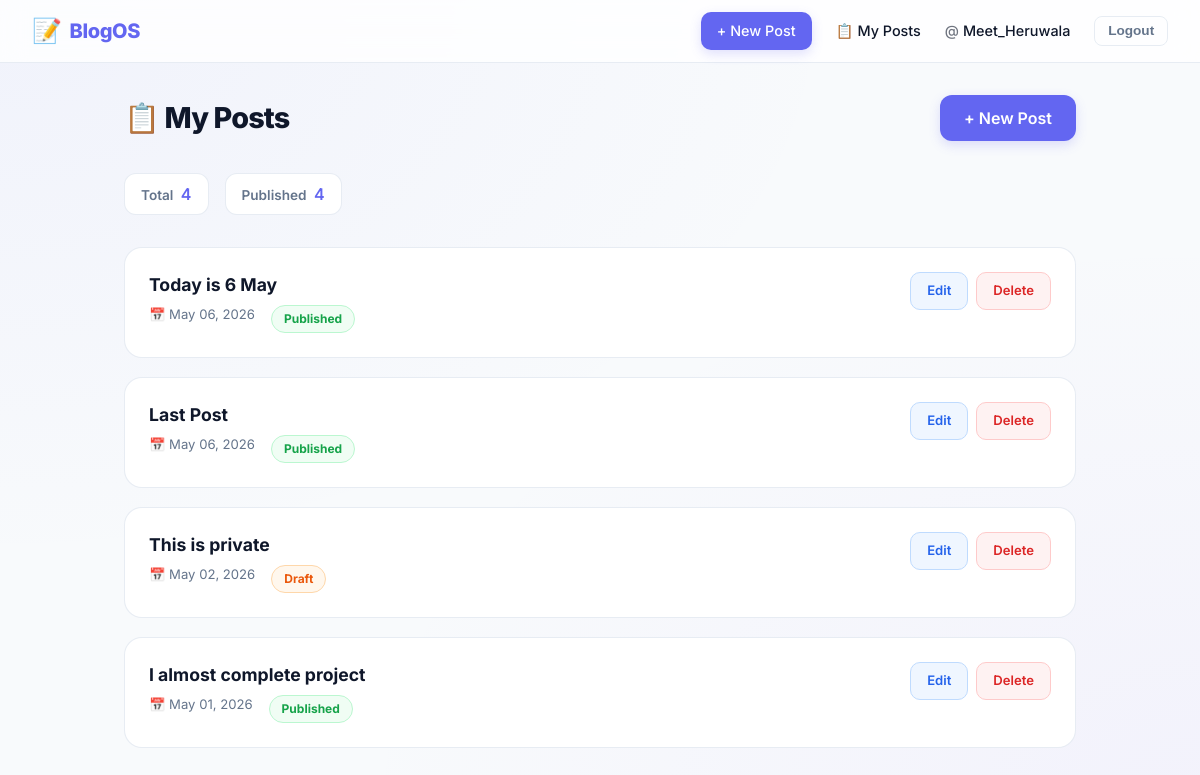
Screenshot of /blog/my-posts/ (signed in) with the database file from the repository.
### blog/models.py (models this page shows, shortened)
class Post(models.Model):
    title = models.CharField(max_length=200)
    content = models.TextField()
    author = models.ForeignKey(User, on_delete=models.CASCADE, related_name='posts')
    created_at = models.DateTimeField(auto_now_add=True)
    updated_at = models.DateTimeField(auto_now=True)
    published = models.BooleanField(default=True)
    class Meta:
        ordering = ['-created_at']  # newest posts first

### blog/views.py (the view)
# urls.py: path('my-posts/', views.my_posts, name='my_posts'),
@login_required
def my_posts(request):
    posts = Post.objects.filter(author=request.user).order_by('-created_at')
    return render(request, 'blog/my_posts.html', {'posts': posts})

### templates/blog/my_posts.html (shortened to what this page needs)
{% extends 'base.html' %}
{% block content %}
<div class="page-header">
    <h1 class="page-title">📋 My Posts</h1>
    <a href="{% url 'blog:post_create' %}" class="btn-primary">+ New Post</a>
</div>
{% if posts %}
    <div class="stats-bar">
        <div class="stat-chip">
            Total <span>{{ posts.count }}</span>
        </div>
        <div class="stat-chip">
            Published <span>{{ posts.count }}</span>
        </div>
    </div>
    {% for post in posts %}
    <div class="post-card" style="animation-delay: 0.{{ forloop.counter }}s;">
        <div class="post-info">
            <a href="{% url 'blog:post_detail' post.pk %}" class="post-title">
                {{ post.title }}
            </a>
            <div class="post-meta">
                <span>📅 {{ post.created_at|date:"M d, Y" }}</span>
                {% if post.published %}
                    <span class="badge badge-published">Published</span>
                {% else %}
                    <span class="badge badge-draft">Draft</span>
                {% endif %}
            </div>
        </div>
        <div class="post-actions">
            <a href="{% url 'blog:post_edit' post.pk %}" class="action-btn btn-edit">Edit</a>
            <a href="{% url 'blog:post_delete' post.pk %}" class="action-btn btn-delete">Delete</a>
        </div>
    </div>
    {% endfor %}
{% endif %}
{% endblock %}

### templates/base.html (shortened to what this page needs)
<!DOCTYPE html>
<html lang="en">
<head>
</head>
<body>
<nav>
    <a class="nav-brand" href="{% url 'blog:home' %}">
        <span style="font-size: 1.5rem;">📝</span> BlogOS
    </a>
    <div class="nav-links">
        {% if user.is_authenticated %}
            <a href="{% url 'blog:post_create' %}" class="nav-cta">+ New Post</a>
            <a href="{% url 'blog:my_posts' %}" style="display:flex;align-items:center;gap:0.3rem;">
                📋 My Posts
            </a>
            <a href="{% url 'accounts:profile' %}">
                <span style="opacity: 0.6; margin-right: 4px;">@</span>{{ user.username }}
            </a>
            <form method="post" action="{% url 'logout' %}" style="display:inline">
                <button type="submit" class="logout-btn">Logout</button>
            </form>
        {% else %}
            <a href="{% url 'login' %}">Login</a>
            <a href="{% url 'accounts:register' %}" class="nav-cta">Get Started</a>
        {% endif %}
    </div>
</nav>
<div class="container">
    {% block content %}{% endblock %}
</div>
</body>
</html>

### templates/base.html (style rules this page uses)
:root { --primary: #6366f1; --primary-hover: #4f46e5; --bg: #f8fafc; --nav-bg: rgba(255, 255, 255, 0.8); --text-main: #0f172a; --text-muted: #64748b; --border: rgba(226, 232, 240, 0.8); }
* { box-sizing: border-box; margin: 0; padding: 0; }
body { font-family: 'Inter', system-ui, -apple-system, sans-serif; background-color: var(--bg); background-image: radial-gradient(at 0% 0%, rgba(99, 102, 241, 0.05) 0px, transparent 50%), radial-gradient(at 100% 100%, rgba(139, 92, 246, 0.05) 0px, transparent 50%); color: var(--text-main); line-height: 1.5; min-height: 100vh; }
nav { position: sticky; top: 0; z-index: 100; background: var(--nav-bg); backdrop-filter: blur(12px); -webkit-backdrop-filter: blur(12px); border-bottom: 1px solid var(--border); padding: 0.75rem 2rem; display: flex; justify-content: space-between; align-items: center; transition: all 0.3s ease; }
.nav-brand { font-size: 1.25rem; font-weight: 800; color: var(--primary); text-decoration: none; display: flex; align-items: center; gap: 0.5rem; letter-spacing: -0.02em; }
.nav-links { display: flex; align-items: center; gap: 1.5rem; }
.nav-links a { color: var(--text-main); text-decoration: none; font-size: 0.9rem; font-weight: 500; transition: color 0.2s ease; }
.nav-cta { background: var(--primary); color: white !important; padding: 0.5rem 1rem; border-radius: 10px; box-shadow: 0 4px 12px rgba(99, 102, 241, 0.2); }
.logout-btn { background: transparent; border: 1px solid var(--border); color: var(--text-muted); padding: 0.4rem 0.8rem; border-radius: 8px; cursor: pointer; font-size: 0.85rem; font-weight: 600; transition: all 0.2s; }
.container { max-width: 1000px; margin: 0 auto; padding: 2rem 1.5rem; }

### templates/blog/my_posts.html (style rules this page uses)
.page-header { display: flex; justify-content: space-between; align-items: center; margin-bottom: 2rem; animation: fadeInUp 0.6s ease-out forwards; }
.page-title { font-size: 1.8rem; font-weight: 800; color: var(--text-main); letter-spacing: -0.03em; }
.stats-bar { display: flex; gap: 1rem; margin-bottom: 2rem; animation: fadeInUp 0.6s ease-out 0.1s backwards; }
.stat-chip { background: white; border: 1px solid var(--border); border-radius: 12px; padding: 0.5rem 1rem; font-size: 0.85rem; font-weight: 600; color: var(--text-muted); }
.stat-chip span { color: var(--primary); font-size: 1rem; margin-left: 4px; }
.post-card { background: white; border: 1px solid var(--border); border-radius: 18px; padding: 1.5rem; margin-bottom: 1.2rem; display: flex; justify-content: space-between; align-items: flex-start; gap: 1rem; transition: all 0.3s ease; animation: fadeInUp 0.5s ease-out backwards; }
.post-info { flex: 1; }
.post-title { font-size: 1.1rem; font-weight: 700; color: var(--text-main); text-decoration: none; display: block; margin-bottom: 0.4rem; }
.post-meta { font-size: 0.82rem; color: var(--text-muted); display: flex; gap: 1rem; flex-wrap: wrap; }
.badge { display: inline-flex; align-items: center; padding: 0.25rem 0.75rem; border-radius: 20px; font-size: 0.75rem; font-weight: 700; }
.badge-published { background: #f0fdf4; color: #16a34a; border: 1px solid #bbf7d0; }
.badge-draft { background: #fff7ed; color: #ea580c; border: 1px solid #fed7aa; }
.post-actions { display: flex; gap: 0.5rem; }
.action-btn { padding: 0.5rem 1rem; border-radius: 10px; font-size: 0.82rem; font-weight: 600; text-decoration: none; transition: 0.2s ease; }
.btn-edit { background: #eff6ff; color: #2563eb; border: 1px solid #bfdbfe; }
.btn-delete { background: #fef2f2; color: #dc2626; border: 1px solid #fecaca; }
.btn-primary { background: var(--primary); color: white; padding: 0.7rem 1.5rem; border-radius: 12px; font-weight: 600; text-decoration: none; box-shadow: 0 4px 12px rgba(99, 102, 241, 0.2); transition: 0.2s ease; }

### rows the page displays
Post: title "Today is 6 May", created_at "May 06, 2026", published "Published"
Post: title "Last Post", created_at "May 06, 2026", published "Published"
Post: title "This is private", created_at "May 02, 2026", published "Draft"
Post: title "I almost complete project", created_at "May 01, 2026", published "Published"

### other values shown
{{ user.username }} "Meet_Heruwala"
{{ posts.count }} "4"
